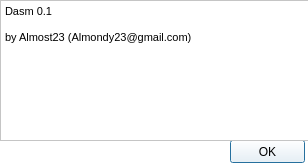
<?xml version="1.0" encoding="UTF-8"?>
<ui version="4.0">
 <class>about</class>
 <widget class="QDialog" name="about">
  <property name="geometry">
   <rect>
    <x>0</x>
    <y>0</y>
    <width>308</width>
    <height>167</height>
   </rect>
  </property>
  <property name="palette">
   <palette>
    <active>
     <colorrole role="WindowText">
      <brush brushstyle="SolidPattern">
       <color alpha="255">
        <red>0</red>
        <green>0</green>
        <blue>0</blue>
       </color>
      </brush>
     </colorrole>
     <colorrole role="Button">
      <brush brushstyle="SolidPattern">
       <color alpha="255">
        <red>255</red>
        <green>255</green>
        <blue>255</blue>
       </color>
      </brush>
     </colorrole>
     <colorrole role="Light">
      <brush brushstyle="SolidPattern">
       <color alpha="255">
        <red>255</red>
        <green>255</green>
        <blue>255</blue>
       </color>
      </brush>
     </colorrole>
     <colorrole role="Midlight">
      <brush brushstyle="SolidPattern">
       <color alpha="255">
        <red>255</red>
        <green>255</green>
        <blue>255</blue>
       </color>
      </brush>
     </colorrole>
     <colorrole role="Dark">
      <brush brushstyle="SolidPattern">
       <color alpha="255">
        <red>127</red>
        <green>127</green>
        <blue>127</blue>
       </color>
      </brush>
     </colorrole>
     <colorrole role="Mid">
      <brush brushstyle="SolidPattern">
       <color alpha="255">
        <red>170</red>
        <green>170</green>
        <blue>170</blue>
       </color>
      </brush>
     </colorrole>
     <colorrole role="Text">
      <brush brushstyle="SolidPattern">
       <color alpha="255">
        <red>0</red>
        <green>0</green>
        <blue>0</blue>
       </color>
      </brush>
     </colorrole>
     <colorrole role="BrightText">
      <brush brushstyle="SolidPattern">
       <color alpha="255">
        <red>255</red>
        <green>255</green>
        <blue>255</blue>
       </color>
      </brush>
     </colorrole>
     <colorrole role="ButtonText">
      <brush brushstyle="SolidPattern">
       <color alpha="255">
        <red>0</red>
        <green>0</green>
        <blue>0</blue>
       </color>
      </brush>
     </colorrole>
     <colorrole role="Base">
      <brush brushstyle="SolidPattern">
       <color alpha="255">
        <red>255</red>
        <green>255</green>
        <blue>255</blue>
       </color>
      </brush>
     </colorrole>
     <colorrole role="Window">
      <brush brushstyle="SolidPattern">
       <color alpha="255">
        <red>255</red>
        <green>255</green>
        <blue>255</blue>
       </color>
      </brush>
     </colorrole>
     <colorrole role="Shadow">
      <brush brushstyle="SolidPattern">
       <color alpha="255">
        <red>0</red>
        <green>0</green>
        <blue>0</blue>
       </color>
      </brush>
     </colorrole>
     <colorrole role="AlternateBase">
      <brush brushstyle="SolidPattern">
       <color alpha="255">
        <red>255</red>
        <green>255</green>
        <blue>255</blue>
       </color>
      </brush>
     </colorrole>
     <colorrole role="ToolTipBase">
      <brush brushstyle="SolidPattern">
       <color alpha="255">
        <red>255</red>
        <green>255</green>
        <blue>220</blue>
       </color>
      </brush>
     </colorrole>
     <colorrole role="ToolTipText">
      <brush brushstyle="SolidPattern">
       <color alpha="255">
        <red>0</red>
        <green>0</green>
        <blue>0</blue>
       </color>
      </brush>
     </colorrole>
    </active>
    <inactive>
     <colorrole role="WindowText">
      <brush brushstyle="SolidPattern">
       <color alpha="255">
        <red>0</red>
        <green>0</green>
        <blue>0</blue>
       </color>
      </brush>
     </colorrole>
     <colorrole role="Button">
      <brush brushstyle="SolidPattern">
       <color alpha="255">
        <red>255</red>
        <green>255</green>
        <blue>255</blue>
       </color>
      </brush>
     </colorrole>
     <colorrole role="Light">
      <brush brushstyle="SolidPattern">
       <color alpha="255">
        <red>255</red>
        <green>255</green>
        <blue>255</blue>
       </color>
      </brush>
     </colorrole>
     <colorrole role="Midlight">
      <brush brushstyle="SolidPattern">
       <color alpha="255">
        <red>255</red>
        <green>255</green>
        <blue>255</blue>
       </color>
      </brush>
     </colorrole>
     <colorrole role="Dark">
      <brush brushstyle="SolidPattern">
       <color alpha="255">
        <red>127</red>
        <green>127</green>
        <blue>127</blue>
       </color>
      </brush>
     </colorrole>
     <colorrole role="Mid">
      <brush brushstyle="SolidPattern">
       <color alpha="255">
        <red>170</red>
        <green>170</green>
        <blue>170</blue>
       </color>
      </brush>
     </colorrole>
     <colorrole role="Text">
      <brush brushstyle="SolidPattern">
       <color alpha="255">
        <red>0</red>
        <green>0</green>
        <blue>0</blue>
       </color>
      </brush>
     </colorrole>
     <colorrole role="BrightText">
      <brush brushstyle="SolidPattern">
       <color alpha="255">
        <red>255</red>
        <green>255</green>
        <blue>255</blue>
       </color>
      </brush>
     </colorrole>
     <colorrole role="ButtonText">
      <brush brushstyle="SolidPattern">
       <color alpha="255">
        <red>0</red>
        <green>0</green>
        <blue>0</blue>
       </color>
      </brush>
     </colorrole>
     <colorrole role="Base">
      <brush brushstyle="SolidPattern">
       <color alpha="255">
        <red>255</red>
        <green>255</green>
        <blue>255</blue>
       </color>
      </brush>
     </colorrole>
     <colorrole role="Window">
      <brush brushstyle="SolidPattern">
       <color alpha="255">
        <red>255</red>
        <green>255</green>
        <blue>255</blue>
       </color>
      </brush>
     </colorrole>
     <colorrole role="Shadow">
      <brush brushstyle="SolidPattern">
       <color alpha="255">
        <red>0</red>
        <green>0</green>
        <blue>0</blue>
       </color>
      </brush>
     </colorrole>
     <colorrole role="AlternateBase">
      <brush brushstyle="SolidPattern">
       <color alpha="255">
        <red>255</red>
        <green>255</green>
        <blue>255</blue>
       </color>
      </brush>
     </colorrole>
     <colorrole role="ToolTipBase">
      <brush brushstyle="SolidPattern">
       <color alpha="255">
        <red>255</red>
        <green>255</green>
        <blue>220</blue>
       </color>
      </brush>
     </colorrole>
     <colorrole role="ToolTipText">
      <brush brushstyle="SolidPattern">
       <color alpha="255">
        <red>0</red>
        <green>0</green>
        <blue>0</blue>
       </color>
      </brush>
     </colorrole>
    </inactive>
    <disabled>
     <colorrole role="WindowText">
      <brush brushstyle="SolidPattern">
       <color alpha="255">
        <red>127</red>
        <green>127</green>
        <blue>127</blue>
       </color>
      </brush>
     </colorrole>
     <colorrole role="Button">
      <brush brushstyle="SolidPattern">
       <color alpha="255">
        <red>255</red>
        <green>255</green>
        <blue>255</blue>
       </color>
      </brush>
     </colorrole>
     <colorrole role="Light">
      <brush brushstyle="SolidPattern">
       <color alpha="255">
        <red>255</red>
        <green>255</green>
        <blue>255</blue>
       </color>
      </brush>
     </colorrole>
     <colorrole role="Midlight">
      <brush brushstyle="SolidPattern">
       <color alpha="255">
        <red>255</red>
        <green>255</green>
        <blue>255</blue>
       </color>
      </brush>
     </colorrole>
     <colorrole role="Dark">
      <brush brushstyle="SolidPattern">
       <color alpha="255">
        <red>127</red>
        <green>127</green>
        <blue>127</blue>
       </color>
      </brush>
     </colorrole>
     <colorrole role="Mid">
      <brush brushstyle="SolidPattern">
       <color alpha="255">
        <red>170</red>
        <green>170</green>
        <blue>170</blue>
       </color>
      </brush>
     </colorrole>
     <colorrole role="Text">
      <brush brushstyle="SolidPattern">
       <color alpha="255">
        <red>127</red>
        <green>127</green>
        <blue>127</blue>
       </color>
      </brush>
     </colorrole>
     <colorrole role="BrightText">
      <brush brushstyle="SolidPattern">
       <color alpha="255">
        <red>255</red>
        <green>255</green>
        <blue>255</blue>
       </color>
      </brush>
     </colorrole>
     <colorrole role="ButtonText">
      <brush brushstyle="SolidPattern">
       <color alpha="255">
        <red>127</red>
        <green>127</green>
        <blue>127</blue>
       </color>
      </brush>
     </colorrole>
     <colorrole role="Base">
      <brush brushstyle="SolidPattern">
       <color alpha="255">
        <red>255</red>
        <green>255</green>
        <blue>255</blue>
       </color>
      </brush>
     </colorrole>
     <colorrole role="Window">
      <brush brushstyle="SolidPattern">
       <color alpha="255">
        <red>255</red>
        <green>255</green>
        <blue>255</blue>
       </color>
      </brush>
     </colorrole>
     <colorrole role="Shadow">
      <brush brushstyle="SolidPattern">
       <color alpha="255">
        <red>0</red>
        <green>0</green>
        <blue>0</blue>
       </color>
      </brush>
     </colorrole>
     <colorrole role="AlternateBase">
      <brush brushstyle="SolidPattern">
       <color alpha="255">
        <red>255</red>
        <green>255</green>
        <blue>255</blue>
       </color>
      </brush>
     </colorrole>
     <colorrole role="ToolTipBase">
      <brush brushstyle="SolidPattern">
       <color alpha="255">
        <red>255</red>
        <green>255</green>
        <blue>220</blue>
       </color>
      </brush>
     </colorrole>
     <colorrole role="ToolTipText">
      <brush brushstyle="SolidPattern">
       <color alpha="255">
        <red>0</red>
        <green>0</green>
        <blue>0</blue>
       </color>
      </brush>
     </colorrole>
    </disabled>
   </palette>
  </property>
  <property name="windowTitle">
   <string>About</string>
  </property>
  <widget class="QPushButton" name="pushButton">
   <property name="geometry">
    <rect>
     <x>230</x>
     <y>140</y>
     <width>75</width>
     <height>23</height>
    </rect>
   </property>
   <property name="text">
    <string>OK</string>
   </property>
  </widget>
  <widget class="QTextBrowser" name="textBrowser">
   <property name="geometry">
    <rect>
     <x>0</x>
     <y>0</y>
     <width>311</width>
     <height>141</height>
    </rect>
   </property>
   <property name="html">
    <string>&lt;!DOCTYPE HTML PUBLIC &quot;-//W3C//DTD HTML 4.0//EN&quot; &quot;http://www.w3.org/TR/REC-html40/strict.dtd&quot;&gt;
&lt;html&gt;&lt;head&gt;&lt;meta name=&quot;qrichtext&quot; content=&quot;1&quot; /&gt;&lt;style type=&quot;text/css&quot;&gt;
p, li { white-space: pre-wrap; }
&lt;/style&gt;&lt;/head&gt;&lt;body style=&quot; font-family:'MS Shell Dlg 2'; font-size:8.25pt; font-weight:400; font-style:normal;&quot;&gt;
&lt;p style=&quot; margin-top:0px; margin-bottom:0px; margin-left:0px; margin-right:0px; -qt-block-indent:0; text-indent:0px;&quot;&gt;&lt;span style=&quot; font-size:8pt;&quot;&gt;Dasm 0.1&lt;/span&gt;&lt;/p&gt;
&lt;p style=&quot;-qt-paragraph-type:empty; margin-top:0px; margin-bottom:0px; margin-left:0px; margin-right:0px; -qt-block-indent:0; text-indent:0px; font-size:8pt;&quot;&gt;&lt;/p&gt;
&lt;p style=&quot; margin-top:0px; margin-bottom:0px; margin-left:0px; margin-right:0px; -qt-block-indent:0; text-indent:0px;&quot;&gt;&lt;span style=&quot; font-size:8pt;&quot;&gt;by Almost23 (Almondy23@gmail.com)&lt;/span&gt;&lt;/p&gt;&lt;/body&gt;&lt;/html&gt;</string>
   </property>
  </widget>
 </widget>
 <resources/>
 <connections>
  <connection>
   <sender>pushButton</sender>
   <signal>clicked()</signal>
   <receiver>about</receiver>
   <slot>close()</slot>
   <hints>
    <hint type="sourcelabel">
     <x>347</x>
     <y>271</y>
    </hint>
    <hint type="destinationlabel">
     <x>199</x>
     <y>149</y>
    </hint>
   </hints>
  </connection>
 </connections>
</ui>
